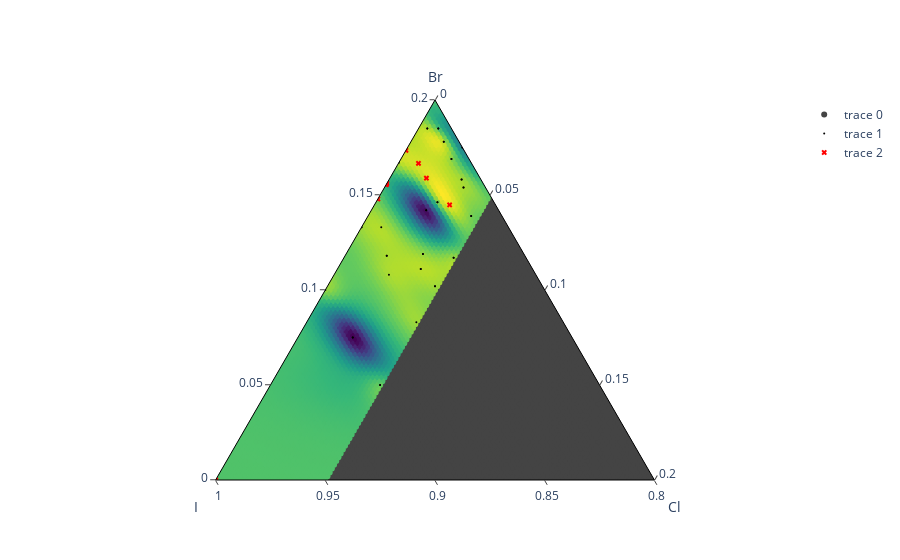

The cell this chart's notebook holds for it:
### Code cell
# Create a mesh array from the evaluation points
mesh_array = create_mesh_array(search_parameters)

# Flatten the mesh array and acquisition function values for plotting
mesh_array_flat, acq_values_flat = flatten_mesh_array(mesh_array)

# Plot the acquisition function on a ternary plot
fig = plot_acquisition_function(mesh_array_flat, acq_values_flat)

# Plot the data points
fig = plot_data_points(df, df_suggested, fig)

fig.show()

### Figure 1 — Plotly figure (JSON) as saved in the notebook; plotly's stock layout.template omitted (floating-point values rounded to 4 significant figures; data arrays with more than 128 entries replaced by an {"elided": "..."} marker saying what was removed)
{"data": [{"a": {"elided": "10201 float values"}, "b": {"elided": "10201 float values"}, "c": {"elided": "10201 float values"}, "marker": {"color": {"elided": "10201 float values"}, "colorscale": [[0, "#440154"], [0.1111, "#482878"], [0.2222, "#3e4989"], [0.3333, "#31688e"], [0.4444, "#26828e"], [0.5556, "#1f9e89"], [0.6667, "#35b779"], [0.7778, "#6ece58"], [0.8889, "#b5de2b"], [1, "#fde725"]], "symbol": "circle"}, "mode": "markers", "type": "scatterternary"}, {"a": [0.075, 0.117, 0.133, 0.2, 0.142, 0.05, 0.05, 0.083, 0.075, 0.108, 0.175, 0.133, 0.1, 0.175, 0.2, 0.117, 0.167, 0.142, 0.119, 0.178, 0.185, 0.158, 0.139, 0.169, 0.154, 0.139, 0.146, 0.158, 0.185, 0.154, 0.111, 0.102, 0.185, 0.119, 0.178, 0.169, 0.185, 0.118, 0.133, 0.102, 0.111, 0.118, 0.146], "b": [0.9, 0.833, 0.867, 0.8, 0.833, 0.9, 0.9, 0.867, 0.9, 0.867, 0.8, 0.867, 0.9, 0.8, 0.8, 0.833, 0.833, 0.833, 0.846, 0.807, 0.811, 0.808, 0.814, 0.808, 0.81, 0.814, 0.825, 0.808, 0.806, 0.81, 0.851, 0.849, 0.806, 0.846, 0.807, 0.808, 0.811, 0.863, 0.858, 0.849, 0.851, 0.863, 0.825], "c": [0.025, 0.05, 0, 0, 0.025, 0.05, 0.05, 0.05, 0.025, 0.025, 0.025, 0, 0, 0.025, 0, 0.05, 0, 0.025, 0.035, 0.015, 0.004, 0.033, 0.047, 0.023, 0.036, 0.047, 0.028, 0.033, 0.009, 0.036, 0.038, 0.049, 0.009, 0.035, 0.015, 0.023, 0.004, 0.019, 0.009, 0.049, 0.038, 0.019, 0.028], "marker": {"color": "black", "colorscale": [[0, "#fde725"], [0.1111, "#b5de2b"], [0.2222, "#6ece58"], [0.3333, "#35b779"], [0.4444, "#1f9e89"], [0.5556, "#26828e"], [0.6667, "#31688e"], [0.7778, "#3e4989"], [0.8889, "#482878"], [1, "#440154"]], "size": 2, "symbol": "circle"}, "mode": "markers", "type": "scatterternary"}, {"a": [0.1667, 0.1479, 0.1735, 0.1588, 0.1448, 0.1554, 0.1561, 0.1556, 0, 0], "b": [0.8242, 0.8521, 0.8265, 0.8245, 0.821, 0.8446, 0.8439, 0.8444, 1, 1], "c": [0.009137, 0, 0, 0.01667, 0.03427, 0, 0, 0, 0, 0], "marker": {"color": "red", "size": 5, "symbol": "x"}, "mode": "markers", "type": "scatterternary"}], "layout": {"paper_bgcolor": "white", "plot_bgcolor": "white", "ternary": {"aaxis": {"linecolor": "black", "linewidth": 1, "ticks": "outside", "title": {"text": "Br"}}, "baxis": {"linecolor": "black", "linewidth": 1, "min": 0.8, "ticks": "outside", "title": {"text": "I"}}, "caxis": {"linecolor": "black", "linewidth": 1, "ticks": "outside", "title": {"text": "Cl"}}, "sum": 1}}}
